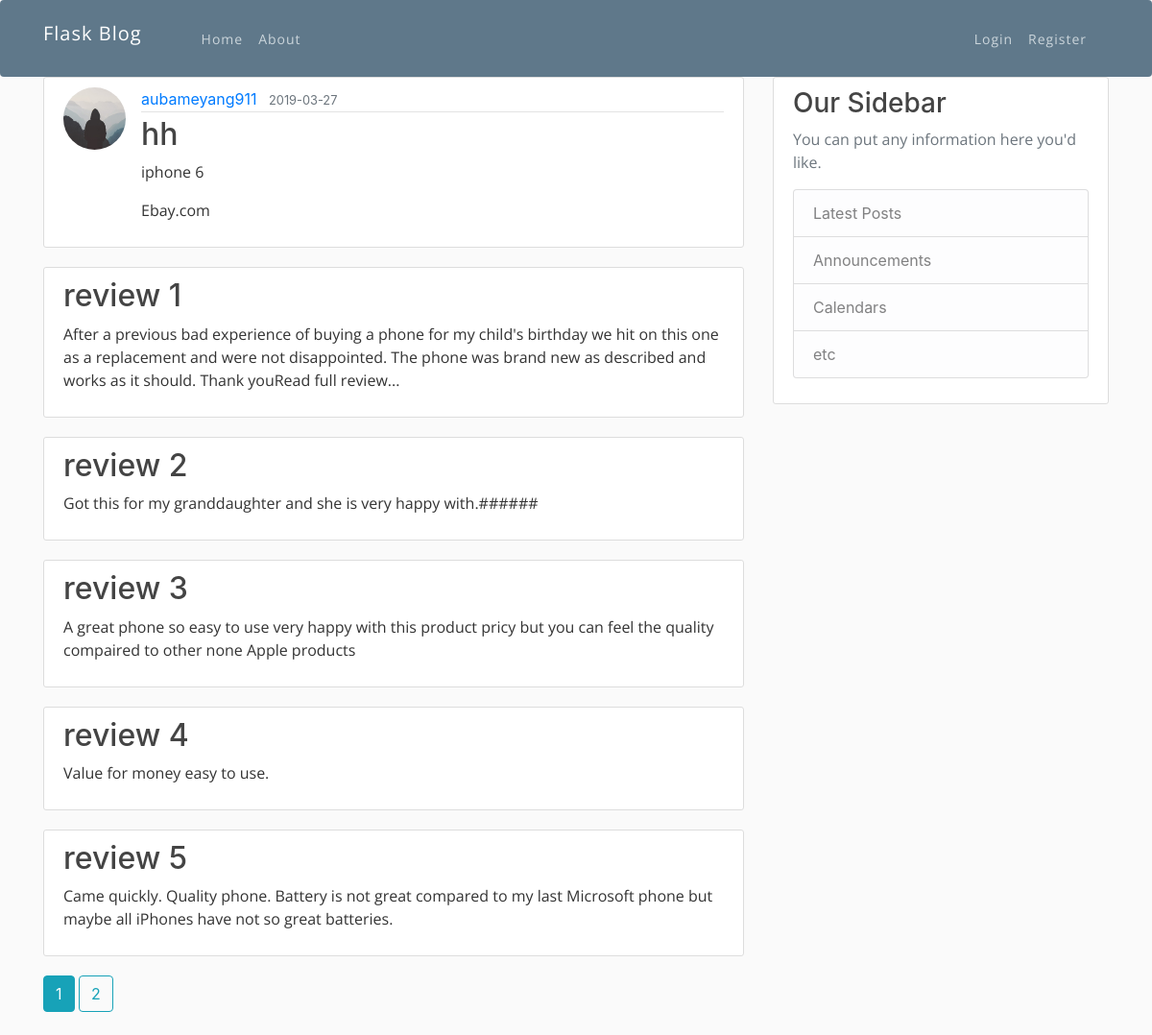
/post/1/reviews, run on the app's committed database.
### flaskblog/models.py (models this page shows, shortened)
class User(db.Model, UserMixin):
    id = db.Column(db.Integer, primary_key=True)
    username = db.Column(db.String(20), unique=True, nullable=False)
    email = db.Column(db.String(120), unique=True, nullable=False)
    image_file = db.Column(db.String(20), nullable=False, default='default.jpg')
    password = db.Column(db.String(60), nullable=False)
    posts = db.relationship('Post', backref='author', lazy=True)

class Post(db.Model):
    id = db.Column(db.Integer, primary_key=True)
    title = db.Column(db.String(100), nullable=False)
    date_posted = db.Column(db.DateTime, nullable=False, default=datetime.utcnow)
    keywords = db.Column(db.Text, nullable=False)
    url=db.Column(db.Text, nullable=False)
    user_id = db.Column(db.Integer, db.ForeignKey('user.id'), nullable=False)
    reviews = db.relationship('Review', backref='origin', lazy=True)
    graphs= db.relationship('Graph', backref='gg', lazy=True)

class Review(db.Model):
    id = db.Column(db.Integer, primary_key=True)
    title = db.Column(db.String(100), nullable=False)
    content = db.Column(db.Text, nullable=False)
    post_id = db.Column(db.Integer, db.ForeignKey('post.id'), nullable=False)

### flaskblog/routes.py (the view)
@app.route("/post/<int:post_id>/reviews")
def reviews(post_id):
    page=request.args.get('page',1,type=int)
    post = Post.query.get_or_404(post_id)
    reviews=Review.query.filter_by(origin=post).paginate(page=page,per_page=5)
    return render_template('reviews.html', title=post.title, post=post,reviews=reviews)

### flaskblog/templates/reviews.html
{% extends "layout.html" %}
{% block content %}
  <article class="media content-section">
    <img class="rounded-circle article-img" src="{{ url_for('static', filename='profile_pics/' + post.author.image_file) }}">
    <div class="media-body">
      <div class="article-metadata">
        <a class="mr-2" href="{{ url_for('user_posts', username=post.author.username) }}">{{ post.author.username }}</a>
        <small class="text-muted">{{ post.date_posted.strftime('%Y-%m-%d') }}</small>
      </div>
      <h2 class="article-title">{{ post.title }}</h2>
      <p class="article-content">{{ post.keywords }}</p>
      <p class="article-content">{{ post.url }}</p>
    </div>
  </article>
  {% for review in reviews.items %}
  <article class="media content-section">
    <div>
      <h2 class="article-title" >{{ review.title }}</h2>
      <p class="article-content">{{ review.content }}</p>
    </div>
  </article>
{% endfor %}
{% for page_num in reviews.iter_pages(left_edge=1, right_edge=1, left_current=1, right_current=2) %}
      {% if page_num %}
        {% if reviews.page == page_num %}
          <a class="btn btn-info mb-4" href="{{ url_for('reviews', post_id=post.id, page=page_num) }}">{{ page_num }}</a>
        {% else %}
          <a class="btn btn-outline-info mb-4" href="{{ url_for('reviews', post_id=post.id, page=page_num) }}">{{ page_num }}</a>
        {% endif %}
      {% else %}
        ...
      {% endif %}
    {% endfor %}
{% endblock content %}

### flaskblog/static/style.css (style rules this page uses)
html, body, div, span, applet, object, iframe, h1, h2, h3, h4, h5, h6, p, blockquote, pre, a, abbr, acronym, address, big, cite, code, del, dfn, em, img, ins, kbd, q, s, samp, small, strike, strong, sub, sup, tt, var, b, u, i, center, dl, dt, dd, ol, ul, li, fieldset, form, label, legend, table, caption, tbody, tfoot, thead, tr, th, td, article, aside, canvas, details, embed, figure, figcaption, footer, header, hgroup, menu, nav, output, ruby, section, summary, time, mark, audio, video { margin: 0; padding: 0; border: 0; font-size: 100%; font: inherit; vertical-align: baseline; }
article, aside, details, figcaption, figure, footer, header, hgroup, menu, nav, section { display: block; }
body { line-height: 1; }
html * { -webkit-font-smoothing: antialiased; -moz-osx-font-smoothing: grayscale; }
*, *:after, *:before { -webkit-box-sizing: border-box; -moz-box-sizing: border-box; box-sizing: border-box; }
h1, h2, h3, h4, h5, h6 { font-family: Open Sans; }
p { font-family: Open Sans; }

### flaskblog/static/main.css (style rules this page uses)
body { background: #fafafa; color: #333333; margin-top: 5rem; }
h1, h2, h3, h4, h5, h6 { color: #444444; }
.content-section { background: #ffffff; padding: 10px 20px; border: 1px solid #dddddd; border-radius: 3px; margin-bottom: 20px; }
.article-title { color: #444444; }
.article-content { white-space: pre-line; }
.article-img { height: 65px; width: 65px; margin-right: 16px; }
.article-metadata { padding-bottom: 1px; margin-bottom: 4px; border-bottom: 1px solid #e3e3e3 }

### data on the page
User: image_file (placeholder picture), author.username "aubameyang911"
Post: date_posted "2019-03-27", title "hh", keywords "iphone 6", url "Ebay.com"
Review: title "review 1", content "After a previous bad experience of buying a phone for my child's birthday we hit on this one as a replacement and were not disappointed. The phone was brand new as described and works as it should. Thank youRead full review..."
Review: title "review 2", content "Got this for my granddaughter and she is very happy with.######"
Review: title "review 3", content "A great phone so easy to use very happy with this product pricy but you can feel the quality compaired to other none Apple products"
Review: title "review 4", content "Value for money easy to use."
Review: title "review 5", content "Came quickly. Quality phone. Battery is not great compared to my last Microsoft phone but maybe all iPhones have not so great batteries."

### other printed values
{{ page_num }} "1"
{{ page_num }} "2"
